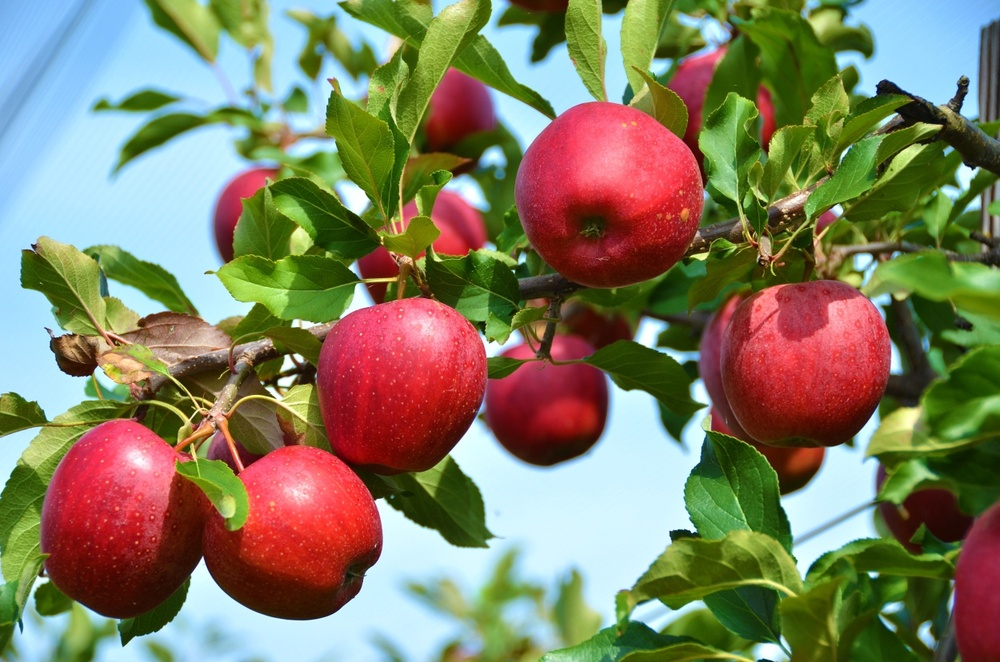
#> input picture apples.jpg, 1000 x 662 px, shrunk from 1250 x 828 before the run
$ jupyter execute '허프 변환을 이용해 사과 검출하기.ipynb'
#> lines starting #> are read from the running program, lines starting #| are printed output that depends on the picture; after the words box and inside, x2 and y2 are one past the last pixel; in counts of white or black regions, pixels touching at a corner belong together
[cell 1]
import cv2 as cv

img = cv.imread('./apples.jpg')
#> img is the input picture: shape (662, 1000, 3); mean B, G, R 98.6, 125.8, 129.6
gray = cv.cvtColor(img, cv.COLOR_BGR2GRAY)
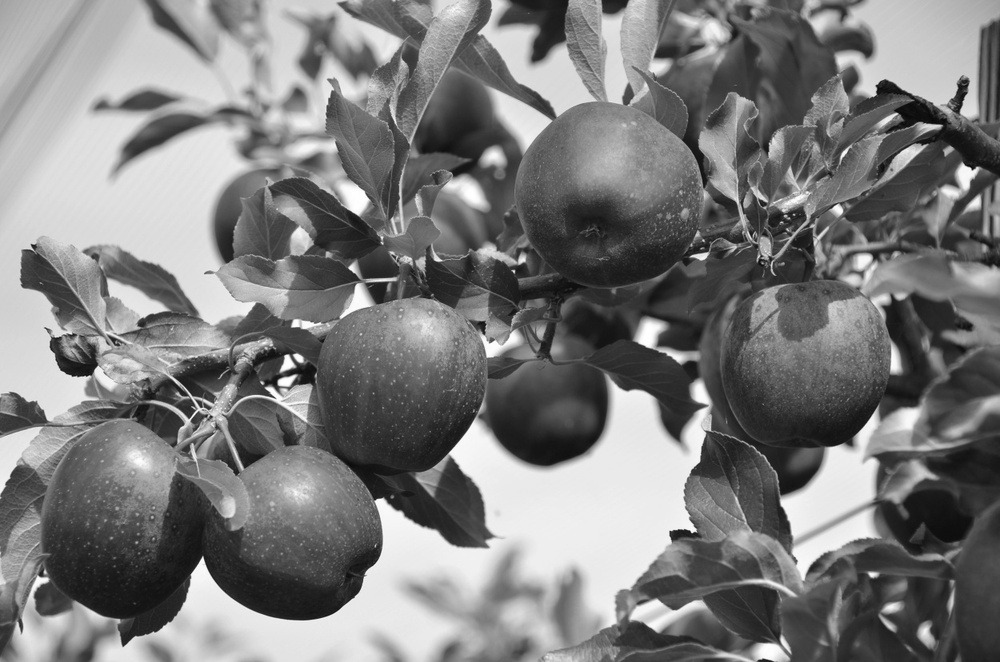
#> gray: shape (662, 1000); min 5, max 255, mean 123.8

apples = cv.HoughCircles(gray, cv.HOUGH_GRADIENT, 1, 200,
                         param1=150, param2=20, minRadius=50, maxRadius=120)
#> apples = [[608.5, 198.5, 95.2], [138.5, 511.5, 109.5], [371.5, 366.5, 115], [826.5, 360.5, 107.3], [196.5, 258.5, 119.4], [809.5, 106.5, 100.7], [423.5, 115.5, 97.4], [686.5, 543.5, 115], [11.5, 356.5, 108.4], [879.5, 616.5, 101.7]]

for i in apples[0]:
    cv.circle(img, (int(i[0]), int(i[1])), int(i[2]), (255, 0, 0), 2)
#> this loop made 10 passes
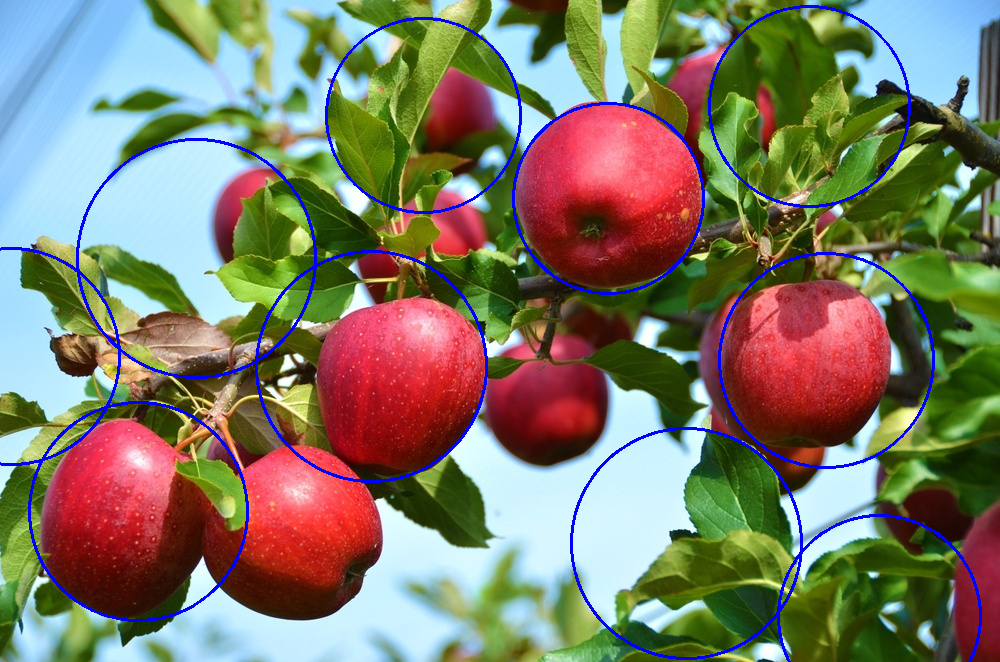
#> img: shape (662, 1000, 3); 2.75% of pixels changed, all inside (x1, y1, x2, y2) = (0, 5, 982, 662)

cv.imshow('Apple detection', img)

cv.waitKey()
cv.destroyAllWindows()

$ run again, with mot_color70.jpg copied over apples.jpg
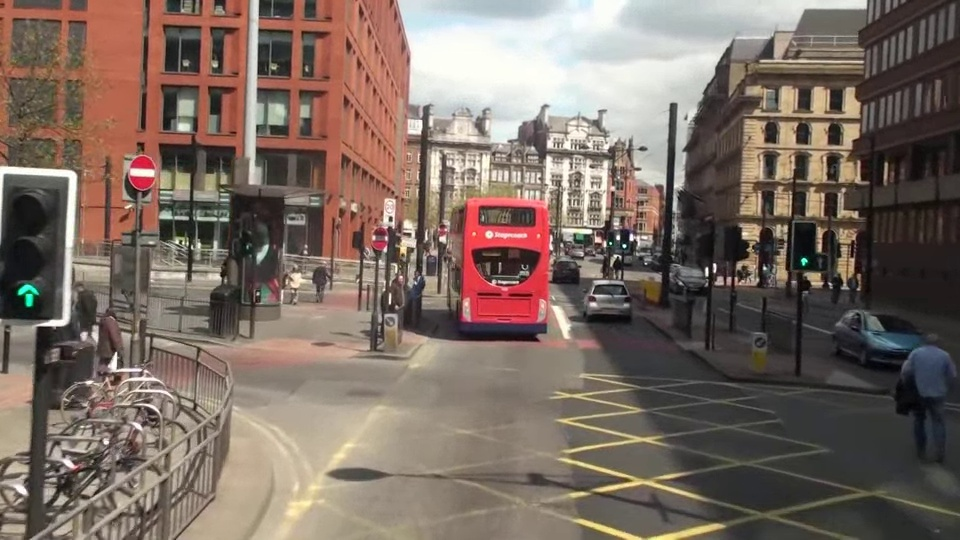
#> input picture mot_color70.jpg, 960 x 540 px
#> img is the input picture: shape (540, 960, 3); mean B, G, R 98.4, 107.7, 123.2
#> `gray = cv.cvtColor(img, cv.COLOR_BGR2GRAY)`:
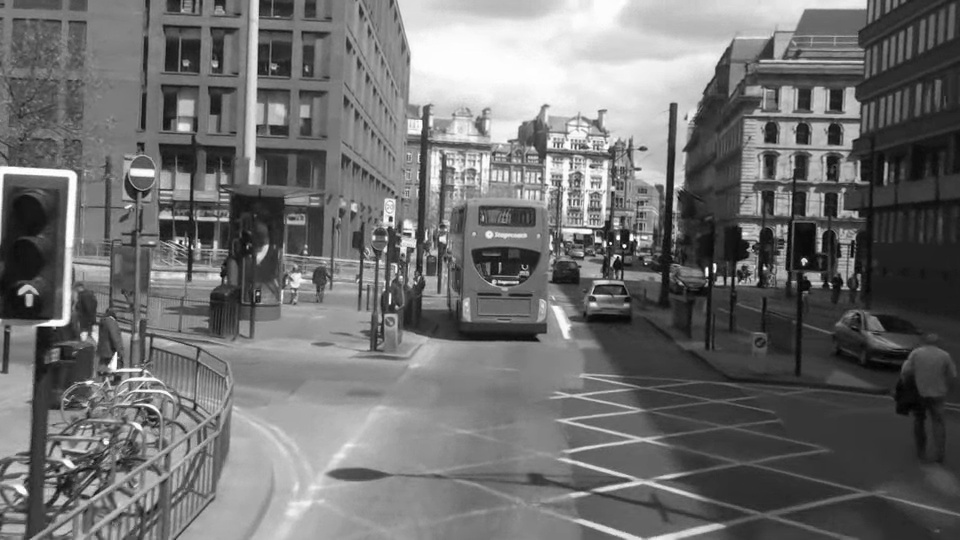
#> gray: shape (540, 960); min 1, max 255, mean 111.3
#> apples = [[282.5, 191.5, 112.8], [532.5, 213.5, 109.5], [129.5, 445.5, 77.6], [738.5, 168.5, 109.5], [61.5, 231.5, 110.6], [658.5, 370.5, 108.4], [328.5, 393.5, 112.8], [906.5, 279.5, 68.8], [143.5, 47.5, 79.8], [455.5, 23.5, 96.3], [854.5, 4.5, 63.3]]
#> the loop `for i in apples[0]:` made 11 passes
#> after the loop `for i in apples[0]:`:
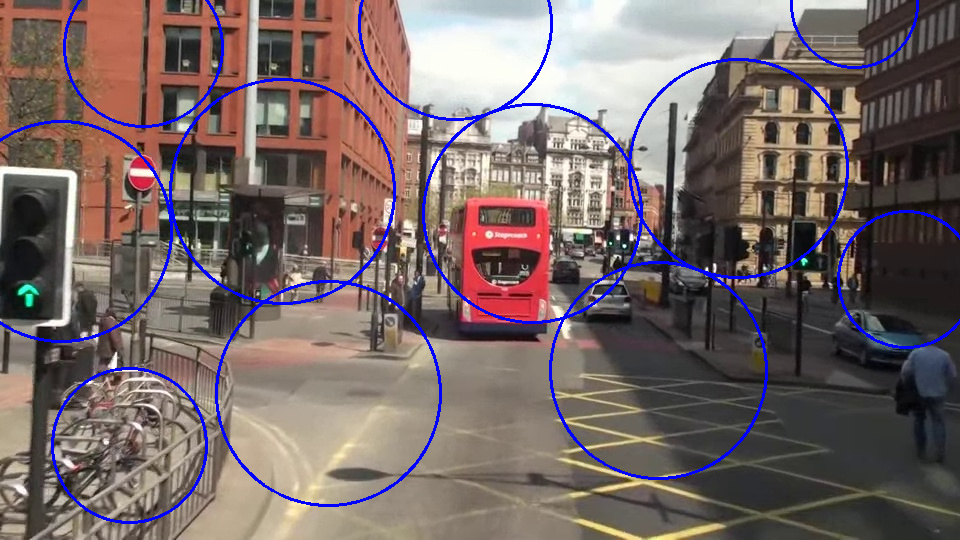
#> img: shape (540, 960, 3); 3.24% of pixels changed, all inside (x1, y1, x2, y2) = (0, 0, 960, 524)

$ run again, with mot_color83.jpg copied over apples.jpg
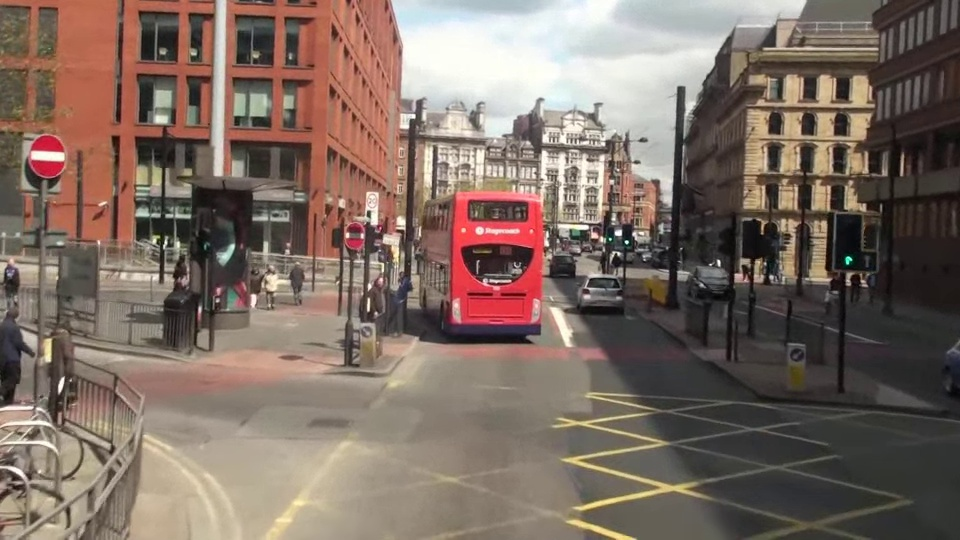
#> input picture mot_color83.jpg, 960 x 540 px
#> img is the input picture: shape (540, 960, 3); mean B, G, R 99.1, 108.8, 125.8
#> `gray = cv.cvtColor(img, cv.COLOR_BGR2GRAY)`:
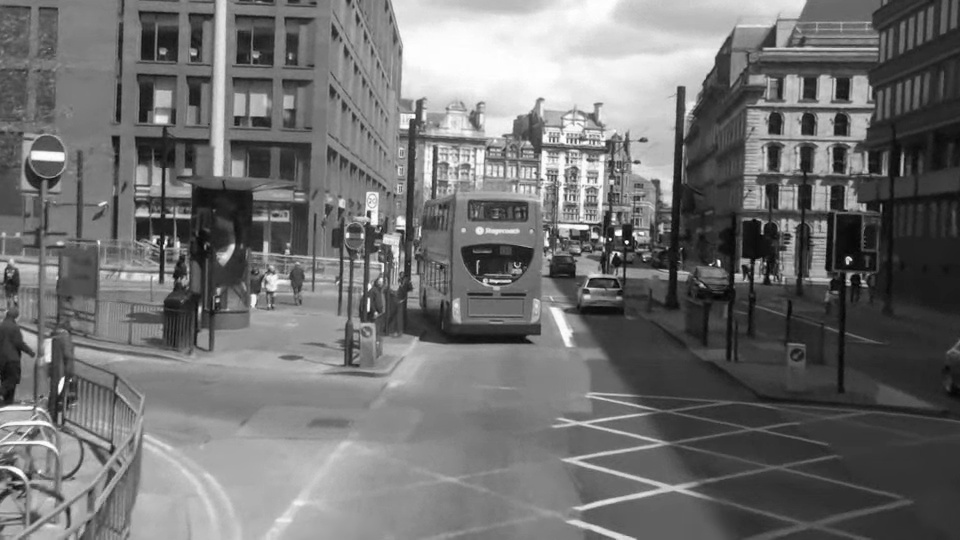
#> gray: shape (540, 960); min 1, max 255, mean 112.8
#> apples = [[451.5, 236.5, 107.3], [256.5, 174.5, 119.4], [707.5, 163.5, 119.4], [115.5, 323.5, 85.3], [631.5, 348.5, 102.9], [843.5, 320.5, 111.7], [468.5, 27.5, 102.9], [11.5, 507.5, 98.5], [855.5, 15.5, 91.8], [58.5, 100.5, 80.7]]
#> the loop `for i in apples[0]:` made 10 passes
#> after the loop `for i in apples[0]:`:
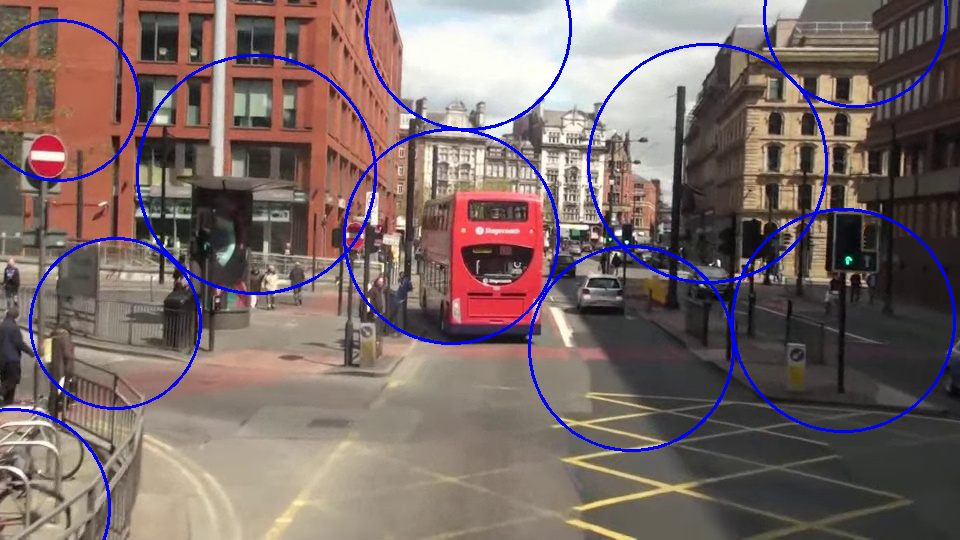
#> img: shape (540, 960, 3); 2.99% of pixels changed, all inside (x1, y1, x2, y2) = (0, 0, 956, 540)

$ run again, with soccer.jpg copied over apples.jpg
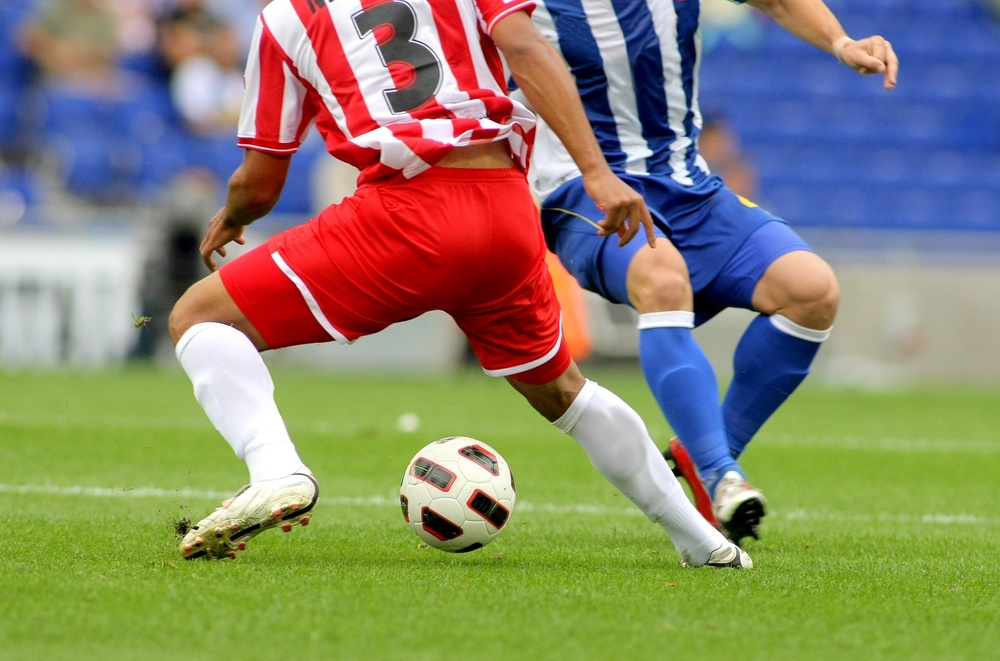
#> input picture soccer.jpg, 1000 x 661 px, shrunk from 1434 x 948 before the run
#> img is the input picture: shape (661, 1000, 3); mean B, G, R 107.3, 133.3, 136.8
#> `gray = cv.cvtColor(img, cv.COLOR_BGR2GRAY)`:
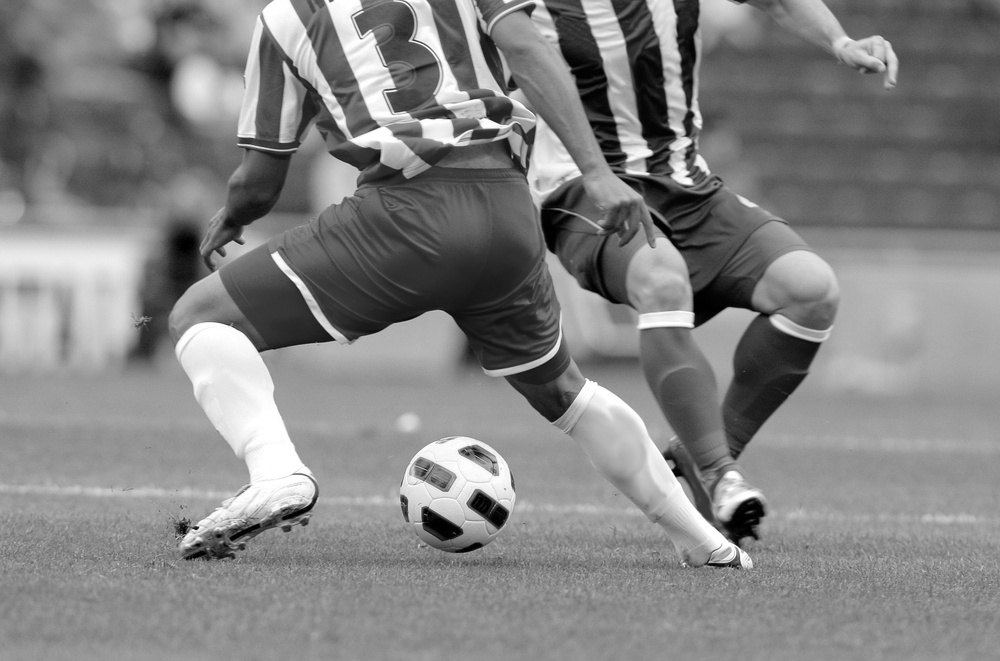
#> gray: shape (661, 1000); min 0, max 255, mean 131.4
#> apples = [[446.5, 210.5, 102.9], [456.5, 493.5, 58.3], [654.5, 267.5, 110.6], [173.5, 440.5, 119.4], [591.5, 66.5, 107.3], [382.5, 4.5, 112.8], [682.5, 518.5, 72], [255.5, 632.5, 118.3], [195.5, 109.5, 106.2]]
#> the loop `for i in apples[0]:` made 9 passes
#> after the loop `for i in apples[0]:`:
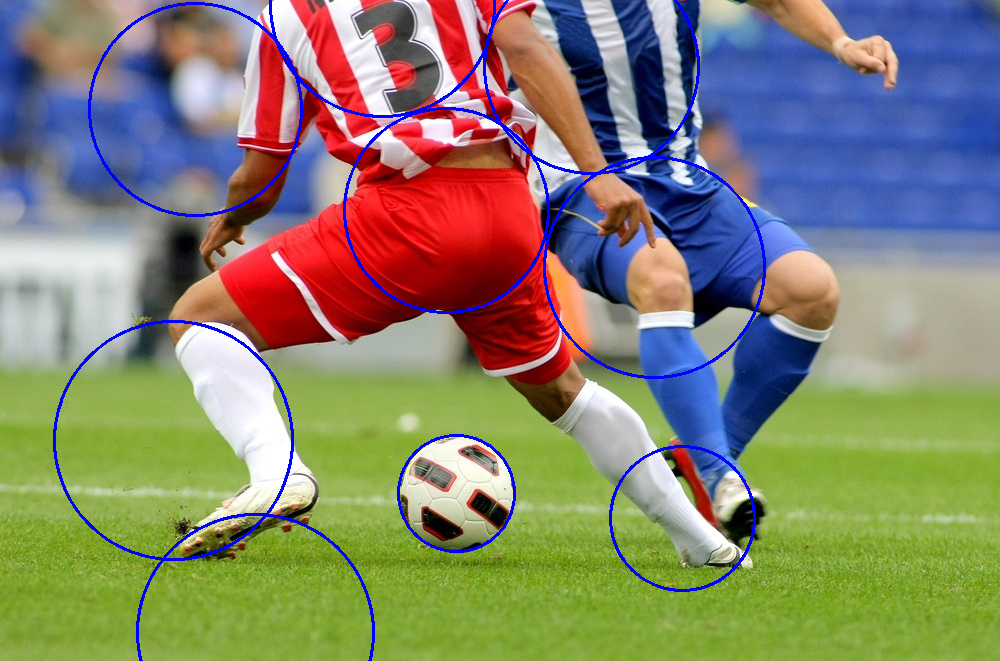
#> img: shape (661, 1000, 3); 2.16% of pixels changed, all inside (x1, y1, x2, y2) = (53, 0, 766, 661)
